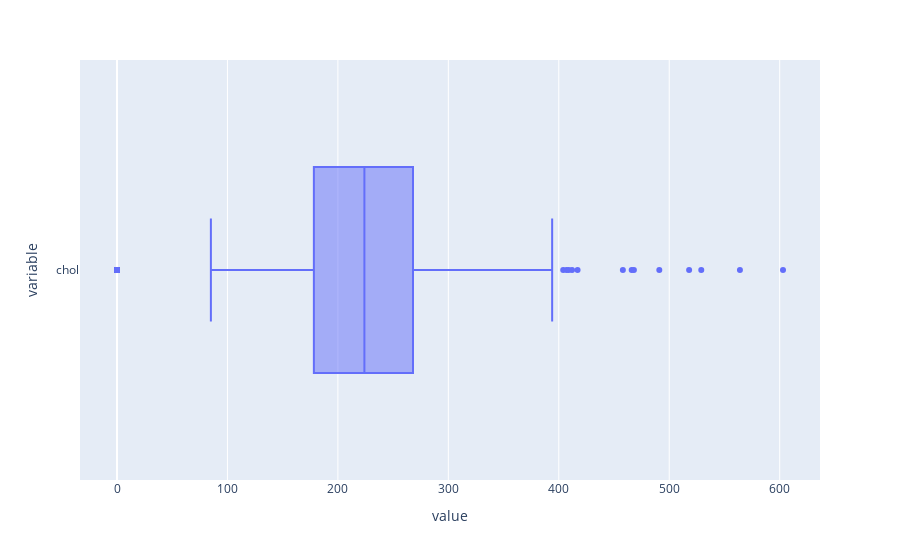

Source (notebook cell):
### Code cell
fig = px.box(df, x = ['chol'])
fig.show()

### Figure 1 — Plotly figure (JSON) as saved in the notebook; plotly's stock layout.template omitted (floating-point values rounded to 4 significant figures; data arrays with more than 128 entries replaced by an {"elided": "..."} marker saying what was removed)
{"data": [{"alignmentgroup": "True", "hovertemplate": "value=%{x}<br>variable=%{y}<extra></extra>", "legendgroup": "", "marker": {"color": "#636efa"}, "name": "", "notched": false, "offsetgroup": "", "orientation": "h", "showlegend": false, "type": "box", "x": {"elided": "919 float values"}, "x0": " ", "xaxis": "x", "y": {"elided": "919 str values"}, "y0": " ", "yaxis": "y"}], "layout": {"boxmode": "group", "legend": {"tracegroupgap": 0}, "margin": {"t": 60}, "xaxis": {"anchor": "y", "domain": [0, 1], "title": {"text": "value"}}, "yaxis": {"anchor": "x", "domain": [0, 1], "title": {"text": "variable"}}}}
